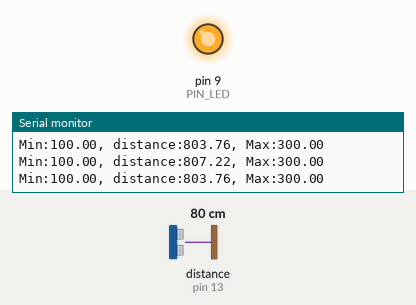
The sketch below on a simulated Arduino Uno, built with avr-gcc and run on an emulated ATmega328P. Parts: output pins drawn as LEDs (lit = HIGH), the last lines printed to the serial monitor. Wiring (inferred from the names in the program): ultrasonic range finder: trigger pin 12; echo pin 13. The inputs (shaded band) are chosen by the test bench; at power-on: distance to the obstacle (sensor on pin 13) 80 cm. The echo pulse lasts 58.3 µs per cm; pins used as bus, display or sensor lines are not drawn.

Above: at 1.2 s.
1.3 s: distance to the obstacle (sensor on pin 13) set to 18 cm
At 2.2 s:
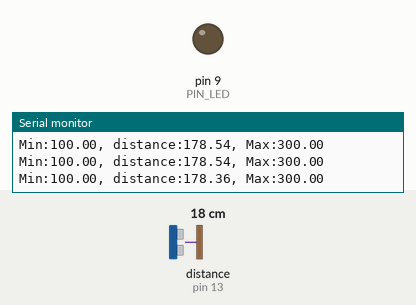
2.8 s: distance to the obstacle (sensor on pin 13) set to 2 cm
At 3.3 s:
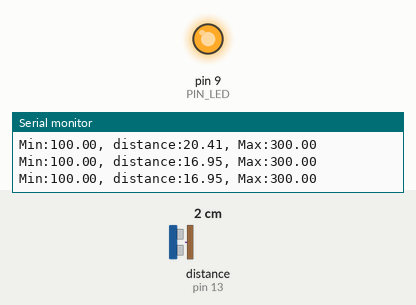
Timing chart, 0 to 5.8 s (numbered marks = the images above; inputs shaded):
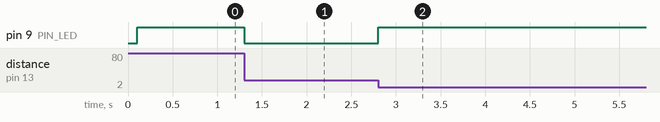

Measured:
- after the input at 1.3 s, pin 9 (PIN_LED): HIGH → LOW at once
- after the input at 2.8 s, pin 9 (PIN_LED): LOW → HIGH at once

The sketch:

08_example_2.ino
```cpp
// Arduino pin assignment
#define PIN_LED  9
#define PIN_TRIG 12   // sonar sensor TRIGGER
#define PIN_ECHO 13   // sonar sensor ECHO

// configurable parameters
#define SND_VEL 346.0     // sound velocity at 24 celsius degree (unit: m/sec)
#define INTERVAL 100      // sampling interval (unit: msec)
#define PULSE_DURATION 10 // ultra-sound Pulse Duration (unit: usec)
#define _DIST_MIN 100.0   // minimum distance to be measured (unit: mm)
#define _DIST_MAX 300.0   // maximum distance to be measured (unit: mm)

#define TIMEOUT ((INTERVAL / 2) * 1000.0) // maximum echo waiting time (unit: usec)
#define SCALE (0.001 * 0.5 * SND_VEL) // coefficent to convert duration to distance

unsigned long last_sampling_time;   // unit: msec

void setup() {
  // initialize GPIO pins
  pinMode(PIN_LED, OUTPUT);
  pinMode(PIN_TRIG, OUTPUT);  // sonar TRIGGER
  pinMode(PIN_ECHO, INPUT);   // sonar ECHO
  digitalWrite(PIN_TRIG, LOW);  // turn-off Sonar

  // initialize serial port
  Serial.begin(9600);
}

void loop() {
  float distance;

  // wait until next sampling time.
  if (millis() < (last_sampling_time + INTERVAL))
    return;

  distance = USS_measure(PIN_TRIG, PIN_ECHO); // read distance

  // LED brightness control based on distance
  int ledBrightness = 255; // Start with LED off (active low)

  if (distance < _DIST_MIN) {
    ledBrightness = 255; // LED off
  } else if (distance > _DIST_MAX) {
    ledBrightness = 255; // LED off
  } else if (distance <= 150) {
    ledBrightness = map(distance, _DIST_MIN, 150, 255, 0); // from 100mm to 150mm
  } else if (distance <= 250) {
    ledBrightness = 0; // 200mm에서 최대 밝기
  } else {
    ledBrightness = map(distance, 250, _DIST_MAX, 0, 255); // from 250mm to 300mm
  }

  analogWrite(PIN_LED, ledBrightness); // Control LED brightness

  // output the distance to the serial port
  Serial.print("Min:");        Serial.print(_DIST_MIN);
  Serial.print(", distance:"); Serial.print(distance);
  Serial.print(", Max:");      Serial.print(_DIST_MAX);
  Serial.println("");

  // do something here
  delay(50); // Assume that it takes 50ms to do something.

  // update last sampling time
  last_sampling_time += INTERVAL;
}

// get a distance reading from USS. return value is in millimeter.
float USS_measure(int TRIG, int ECHO)
{
  digitalWrite(TRIG, HIGH);
  delayMicroseconds(PULSE_DURATION);
  digitalWrite(TRIG, LOW);

  return pulseIn(ECHO, HIGH, TIMEOUT) * SCALE; // unit: mm
}
```
